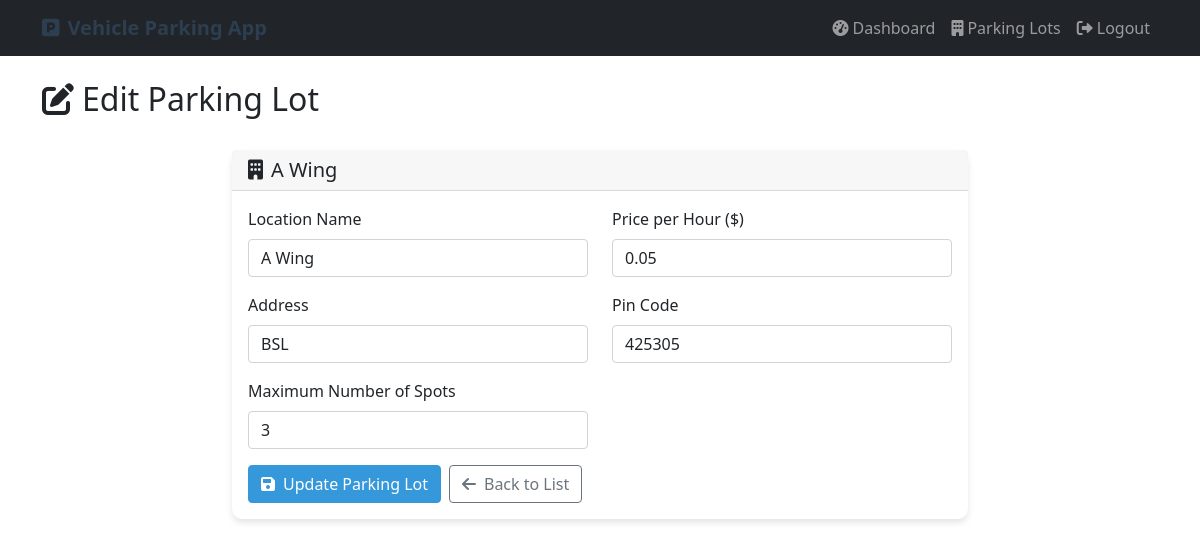
Screenshot of /admin/parking-lots/1/edit (signed in) with the database file from the repository.
### tables this page shows
CREATE TABLE parking_lots (
            id INTEGER PRIMARY KEY AUTOINCREMENT,
            prime_location_name TEXT NOT NULL,
            price_per_hour REAL NOT NULL,
            address TEXT NOT NULL,
            pin_code TEXT NOT NULL,
            maximum_number_of_spots INTEGER NOT NULL,
            created_at TIMESTAMP DEFAULT CURRENT_TIMESTAMP
        );

### app.py (the view)
@app.route('/admin/parking-lots/<int:lot_id>/edit', methods=['GET', 'POST'])
@login_required
def edit_parking_lot_route(lot_id):
    return edit_parking_lot(lot_id)

### app.py (called while the page is built)
@login_manager.user_loader
def load_user(user_id):
    db = get_db()
    user_row = db.execute('SELECT * FROM users WHERE id = ?', (user_id,)).fetchone()
    if user_row:
        return User(user_row)
    return None

@app.context_processor
def inject_now():
    return {'now': datetime.now(timezone.utc)}

### controllers/admin_controller.py (called while the page is built, shortened)
def edit_parking_lot(lot_id):
    if getattr(current_user, 'role', None) != 'admin':
        flash('Access denied!', 'error')
        return redirect(url_for('index'))
    db = get_db()
    parking_lot = db.execute('SELECT * FROM parking_lots WHERE id = ?', (lot_id,)).fetchone()
    if not parking_lot:
        flash('Parking lot not found!', 'error')
        return redirect(url_for('admin_parking_lots_route'))
    return render_template('edit_parking_lot.html', parking_lot=parking_lot)

### controllers/auth_controller.py (called while the page is built)
    @property
    def is_authenticated(self):
        return True

### models/database.py (called while the page is built)
def get_db():
    if 'db' not in g:
        g.db = sqlite3.connect(DATABASE)
        g.db.row_factory = sqlite3.Row
    return g.db

### templates/edit_parking_lot.html (shortened to what this page needs)
{% extends "base.html" %}
{% block content %}
<div class="row mb-4">
    <div class="col-12">
        <h2><i class="fas fa-edit me-2"></i>Edit Parking Lot</h2>
    </div>
</div>
<div class="row">
    <div class="col-md-8 mx-auto">
        <div class="card">
            <div class="card-header">
                <h5 class="mb-0"><i class="fas fa-building me-2"></i>{{ parking_lot.prime_location_name }}</h5>
            </div>
            <div class="card-body">
                <form method="POST" novalidate>
                    <div class="row">
                        <div class="col-md-6 mb-3">
                            <label for="prime_location_name" class="form-label">Location Name</label>
                            <input type="text" class="form-control" id="prime_location_name" name="prime_location_name"
                                   value="{{ parking_lot.prime_location_name }}" required>
                        </div>
                        <div class="col-md-6 mb-3">
                            <label for="price_per_hour" class="form-label">Price per Hour ($)</label>
                            <input type="number" class="form-control" id="price_per_hour" name="price_per_hour"
                                   value="{{ parking_lot.price_per_hour }}" step="0.01" min="0" required>
                        </div>
                    </div>
                    <div class="row">
                        <div class="col-md-6 mb-3">
                            <label for="address" class="form-label">Address</label>
                            <input type="text" class="form-control" id="address" name="address"
                                   value="{{ parking_lot.address }}" required>
                        </div>
                        <div class="col-md-6 mb-3">
                            <label for="pin_code" class="form-label">Pin Code</label>
                            <input type="text" class="form-control" id="pin_code" name="pin_code"
                                   value="{{ parking_lot.pin_code }}" required>
                        </div>
                    </div>
                    <div class="row">
                        <div class="col-md-6 mb-3">
                            <label for="maximum_number_of_spots" class="form-label">Maximum Number of Spots</label>
                            <input type="number" class="form-control" id="maximum_number_of_spots" name="maximum_number_of_spots"
                                   value="{{ parking_lot.maximum_number_of_spots }}" min="1" required>
                        </div>
                    </div>
                    <div class="d-flex gap-2">
                        <button type="submit" class="btn btn-primary">
                            <i class="fas fa-save me-2"></i>Update Parking Lot
                        </button>
                        <a href="{{ url_for('admin_parking_lots_route') }}" class="btn btn-outline-secondary">
                            <i class="fas fa-arrow-left me-2"></i>Back to List
                        </a>
                    </div>
                </form>
            </div>
        </div>
    </div>
</div>
{% endblock %}

### static/css/style.css (style rules this page uses)
.card { box-shadow: 0 4px 6px rgba(0, 0, 0, 0.1); border: none; border-radius: 10px; transition: transform 0.2s ease-in-out; }
.btn-primary { background-color: #3498db; border-color: #3498db; }

### rows the page displays
parking_lots: prime_location_name "A Wing", price_per_hour "0.05", address "BSL", pin_code "425305", maximum_number_of_spots "3"
